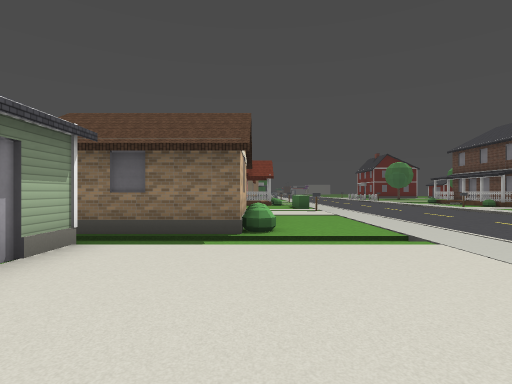
View 1 (above)

24 first-person views from a walk through a 3-D level made in the Godot game engine. The camera is 1.3 m above the floor, looks level and sees 80° across. The floor is counted in squares, 2 m on a side. Each view is taken from the middle of a square. On the plan, view 1 faces up. The plan holds only what a view shows up to about 10 squares ahead; the rest is blank. The place goes on beyond the plan. Some surface patterns are stand-ins.

View 2
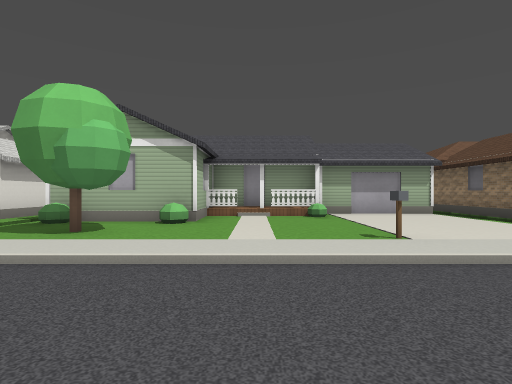

View 3
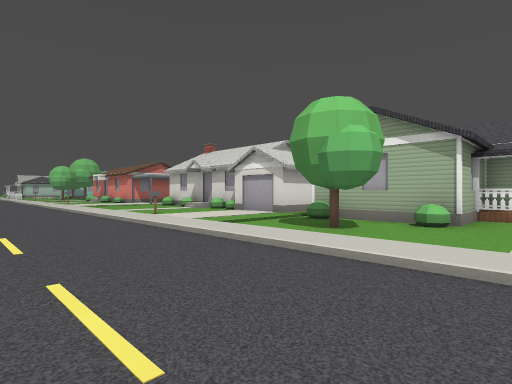

View 4
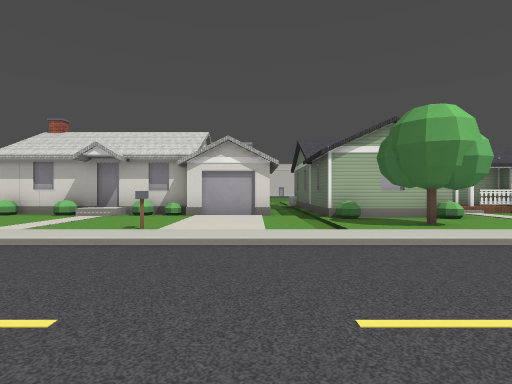

View 5
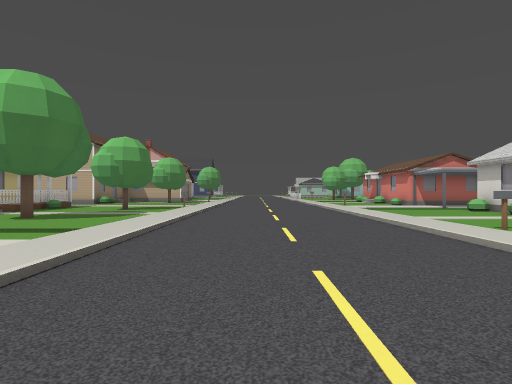

View 6
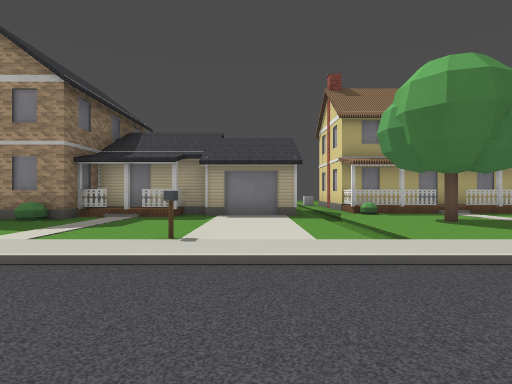

View 7
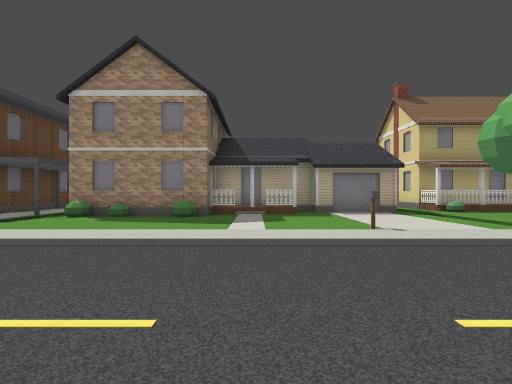

View 8
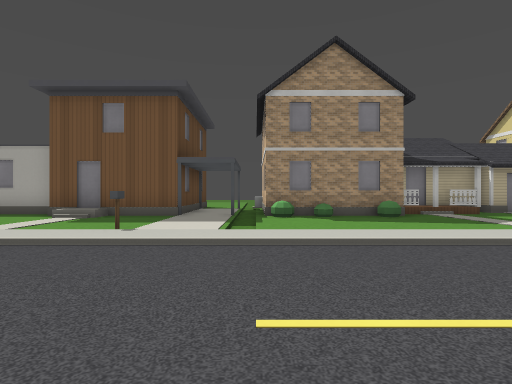

View 9
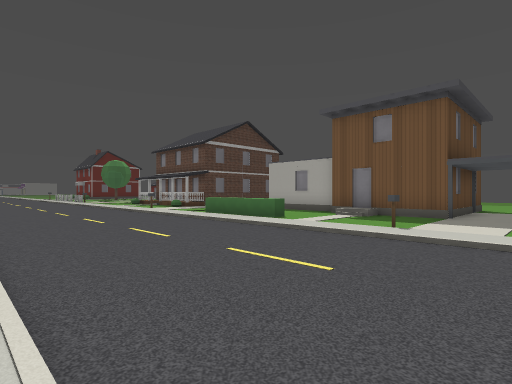

View 10
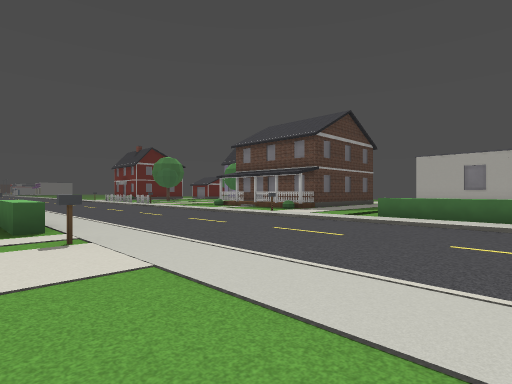

View 11
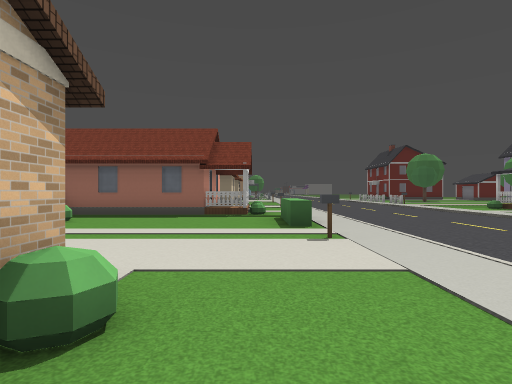

View 12
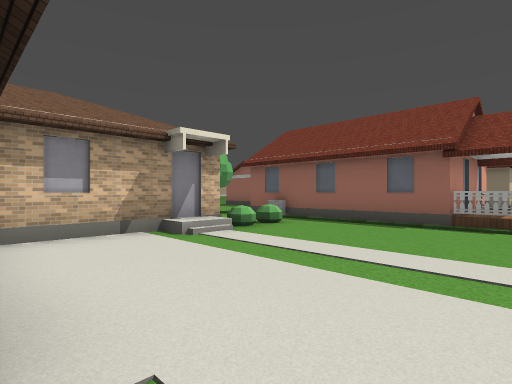

View 13
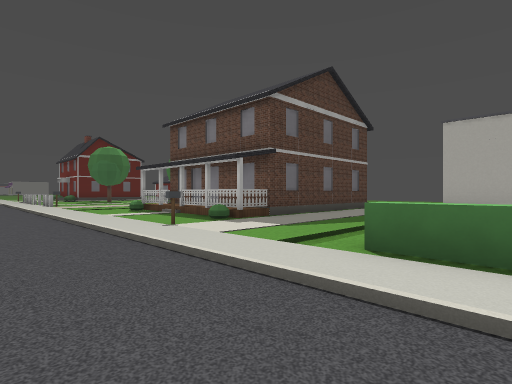

View 14
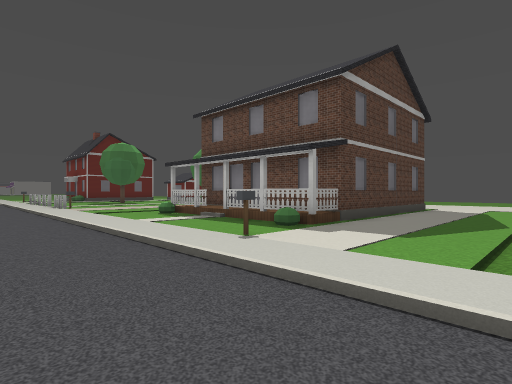

View 15
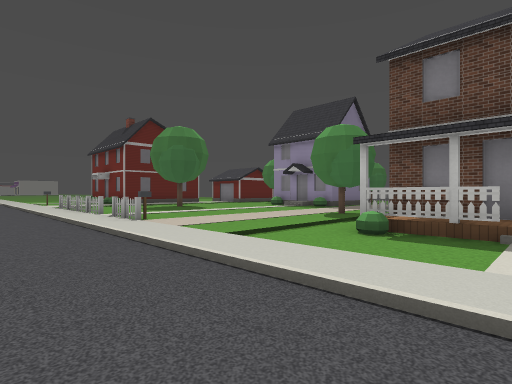

View 16
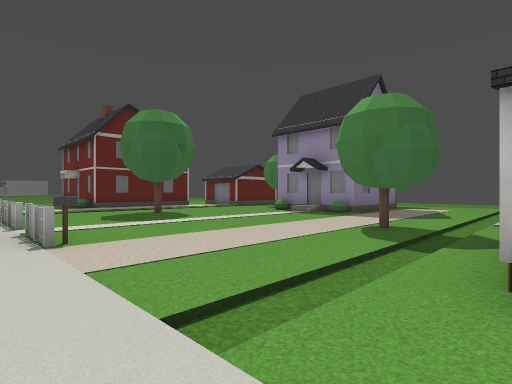

View 17
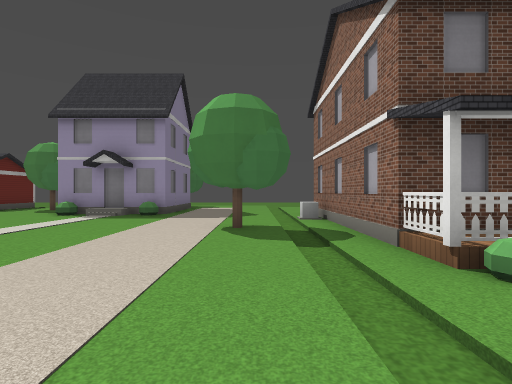

View 18
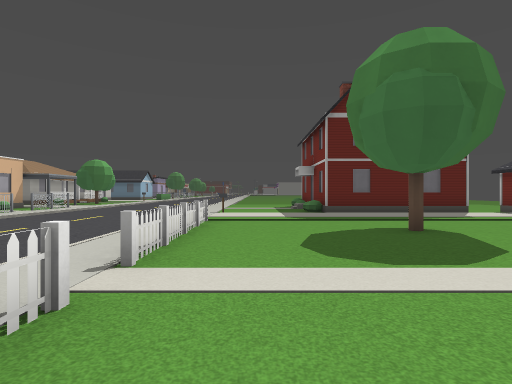

View 19
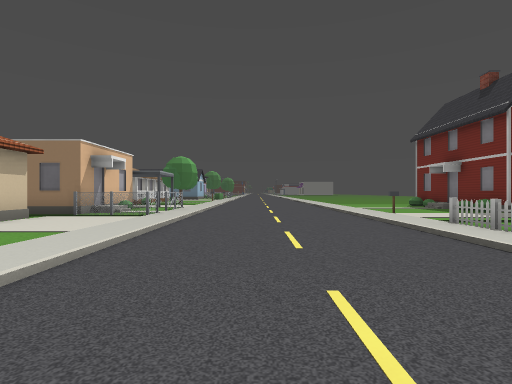

View 20
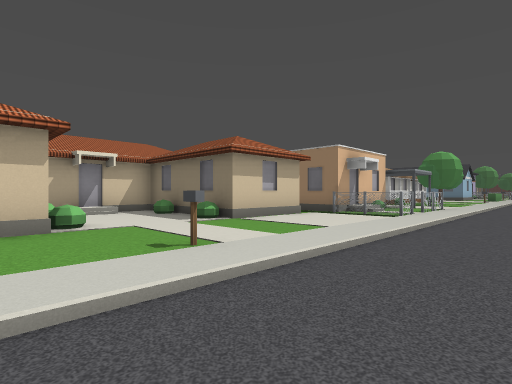

View 21
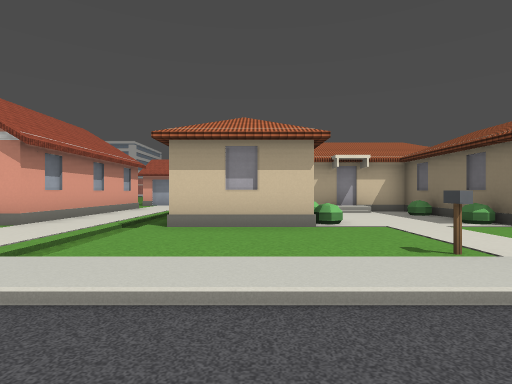

View 22
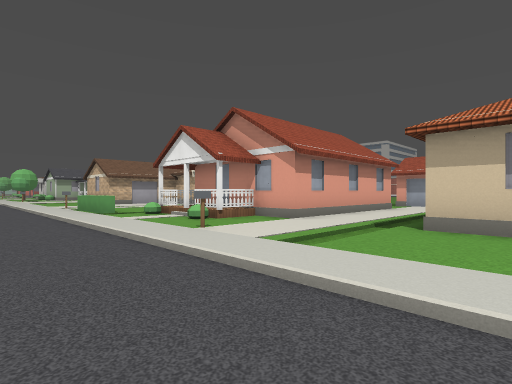

View 23
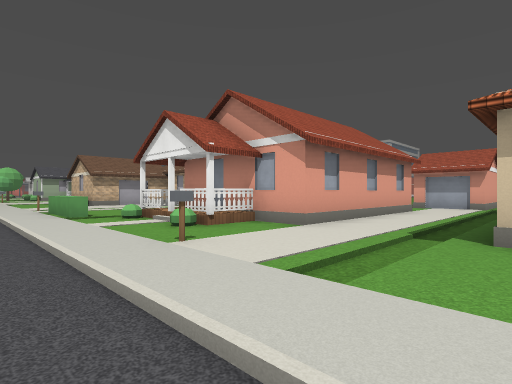

View 24
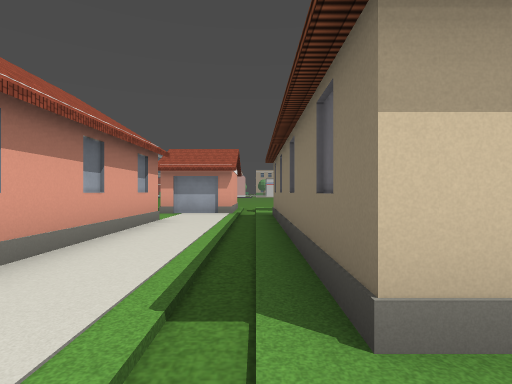

### Floor plan
Key: @ floor where view 1 was taken; # wall or solid block; x gap in a wall; . main floor; : floor 0.25 m higher than the main floor; + floor 0.5 m higher than the main floor; / step, stairs or slope; = window, fence, low wall or low ledge; ^ raised ledge; H house; B block; O other object.
Columns run from 9 left of view 1 to 18 right of it. Each row starts with its distance up from view 1.
 34            H..
 33          HHH.........#H
 32         HH:H......O..#HHHH.
 31          HHH...............
 30         H..................
 29       HHH.........////////
 28     HHHHH.........=......
 27     H.#.#.........=...#.....
 26    HH ............=........H
 25    HH .....B......=.......HH
 24      HH H.........x......./H
 23         H...... ..B.......#H
 22   HHHHHHH...... ............
 21 ////////////................
 20 #......................#....
 19 #..........B......//////////
 18 #. ######........../HHHHHHH
 17         ###.........HHHH
 16         ###.........+HHH
 15    ########.........+HHH
 14     ///////O........+HHHHHH
 13      =/....O......B........
 12      H/....O................
 11     HH/.....................
 10    HHH.....B......///
  9    HHH............^   H
  8      H  H.........^  .H
  7          H........^...H
  6      HHHH#...........H
  5      HHHH#........../H
  4       //////.........H
  3      HH...........O..HHHH
  2      HH..................
  1      HH....B......//////
  0      HHH.@...........HHH
 -1      HHH.............HHH
 -2     HHHH.............HHHH
 -3     HH  HH#...........HHH
 -4          H#...........HHH
 -5       HHH#............HHH
 -6       //////......O...HHH
 -7        HH.............HH
 -8        HH.............HH
 -9      HHH#..O......///////
-10       HH#.............=HH
-11       HH+...........#..HH
-12       HH#..............HH
-13       HH...............HH
-14       HHH.......... #..HH

Positions as (right, up) in squares from view 1, and headings:
1: (0, 0), facing up
2: (6, -1), facing left
3: (6, -1), facing down-left
4: (7, -7), facing left
5: (6, -4), facing down
6: (5, -7), facing right
7: (4, -4), facing right
8: (4, 1), facing right
9: (3, 1), facing up-right
10: (1, 6), facing up-right
11: (1, 6), facing up
12: (1, 8), facing up-left
13: (6, 8), facing up-right
14: (6, 10), facing up-right
15: (6, 16), facing up-right
16: (8, 18), facing up-right
17: (8, 20), facing right
18: (10, 22), facing up
19: (5, 23), facing up
20: (5, 23), facing up-left
21: (5, 23), facing left
22: (5, 23), facing down-left
23: (4, 22), facing down-left
24: (1, 21), facing left
